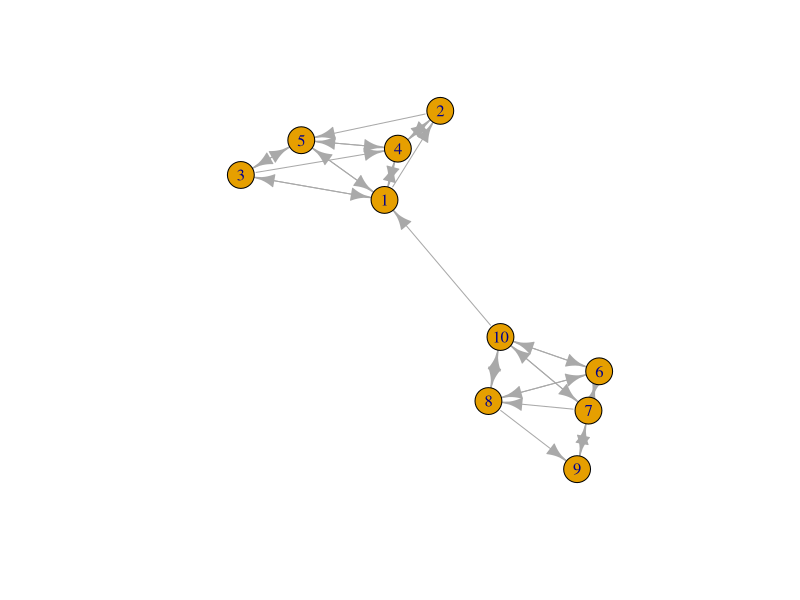

Reproduce this figure in R.
# Load the igraph library
library(igraph)

# Read the edges from the file
edges <- read.table('data/edges.txt')

# Create a graph object
my_graph <- graph.edgelist(as.matrix(edges), directed=TRUE)

# Plot the graph
plot(my_graph)

# Get some network centrality measures
degree(my_graph)
betweenness(my_graph)